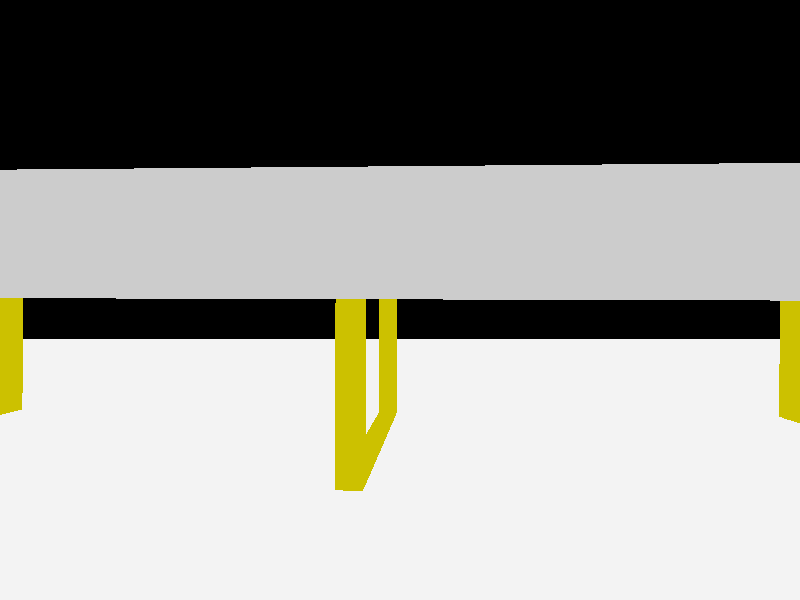

Here is the Python script that generated this plot:
from OpenGL.GL import *
from OpenGL.GLU import *
import glfw
import math
import numpy as np
import threading
import time
import png
from glb_helper import *
from gltflib import GLTF
import io

"""
This is a sandbox to test the synthetic camera functionality in Simumatik Open Emulation Platform.
Usage:
The camera class is a thread wich will render the scene data sent through the pipe.
"""

def Transform2Euler(transform):
    """ Converts transform in quaternion to transform in RPY angles in radians.
    This is a modified version of this:
    https://github.com/mrdoob/three.js/blob/22ed6755399fa180ede84bf18ff6cea0ad66f6c0/src/math/Matrix4.js#L24
    """
    [x, y, z, qx, qy, qz, qw] = transform

    t = 2 * (qx * qz + qw * qy)
    P = math.asin(max(min(1, t), -1))
    if abs(t) < 0.9999999:
        R = math.atan2(2.0 * (qw * qx - qy * qz), 1.0 - 2.0 * (qx * qx + qy * qy))
        Y = math.atan2(2.0 * (qw * qz - qx * qy), 1.0 - 2.0 * (qy * qy + qz * qz))
    else:
        R = math.atan2(2.0 * (qy * qz + qw * qx), 1.0 - 2.0 * (qx * qx + qz * qz))
        Y = 0

    return [x, y, z, R, P, Y]


class synthetic_camera(threading.Thread):

    def __init__(self, name:str='camera', pipe=None, width:int=800, height:int=600, vertical_fov:float=45.0, near:float=0.1, far:float=100.0, image_format:str='RGB', output_path:str='', send_response:bool=False):
        """ Constructor. """
        # Inherit
        threading.Thread.__init__(self, name=name, daemon=True)
        # Setup
        self.pipe = pipe
        self.running = True
        self.width = width
        self.height = height
        self.vertical_fov = vertical_fov
        self.near = near
        self.far = far
        self.format = image_format
        self.frame = [0, 0, 0, 0, 0, 0]
        self.output_path = output_path
        self.response = send_response


    def run(self):
        # Initialize environment
        if glfw.init():

            # Create window
            glfw.window_hint(glfw.VISIBLE, False)
            window = glfw.create_window(800, 600, "hidden window", None, None)
            glfw.make_context_current(window)

            # Initialize
            self.initialize()

            # Loop
            while self.running and self.pipe:
                # Check pipe
                if self.pipe.poll():
                    start = time.perf_counter()
                    self.render(self.pipe.recv())
                    if self.response:
                        dt = time.perf_counter() - start
                        self.pipe.send(f'Image {self.format} rendered in {int(dt*1e3)}ms')
                # Sleep
                time.sleep(1e-3)

            # Destroy camera
            glfw.destroy_window(window)

        # Terminate environment
        glfw.terminate() 


    def stop(self):
        """ Stop Thread."""
        self.running = False


    def initialize(self):
        """ Initializes OpenGL environment."""
        # Make the window's context current
        glDepthFunc(GL_LESS)    #Set the mode of the depth buffer
        glEnable(GL_TEXTURE_2D)
        glEnable(GL_DEPTH_TEST)
        glPolygonMode(GL_FRONT, GL_FILL)    
        glPolygonMode(GL_BACK, GL_FILL)     
        glShadeModel(GL_SMOOTH)                
        glMatrixMode(GL_PROJECTION)                 
        gluPerspective(self.vertical_fov, self.width/self.height, self.near, self.far)
        glMatrixMode(GL_MODELVIEW)


    def set_frame(self, frame:list=[0, 0, 0, 0, 0, 0, 1]):
        """ Sets the camera frame from [x, y, z, X, Y, Z, W]"""
        self.frame = Transform2Euler(frame)


    def render_Box(self, vectorLHW):
        """ Render a box given vector[Length, Height, Width]"""
        L=vectorLHW[0]/2
        H=vectorLHW[1]/2
        W=vectorLHW[2]/2
        glBegin(GL_QUADS)
        glVertex3f(-L, -H, -W);  glVertex3f(L, -H, -W); glVertex3f(L, -H, W); glVertex3f(-L, -H, W) #1 2 3 4
        glVertex3f(-L, H, -W); glVertex3f(L, H, -W); glVertex3f(L, H, W); glVertex3f(-L, H, W) #5 6 7 8
        glVertex3f(-L, -H, -W); glVertex3f(L, -H, -W); glVertex3f(L, H, -W); glVertex3f(-L, H, -W) #1 2 6 5
        glVertex3f(-L, -H, W); glVertex3f(L, -H, W); glVertex3f(L, H, W); glVertex3f(-L, H, W) #4 3 7 8
        glVertex3f(L, -H, -W); glVertex3f(L, -H, W); glVertex3f(L, H, W); glVertex3f(L, H, -W) #2 3 7 6
        glVertex3f(-L, -H, -W); glVertex3f(-L, -H, W); glVertex3f(-L, H, W); glVertex3f(-L, H, -W) #1 4 8 5
        glEnd()

        glBegin(GL_LINES)
        glColor3f(0, 0, 0)
        glVertex3f(-L, -H, -W); glVertex3f(L, -H, -W) #1 2
        glVertex3f(L, -H, -W); glVertex3f(L, -H, W) #2 3
        glVertex3f(L, -H, W); glVertex3f(-L, -H, W) #3 4
        glVertex3f(-L, -H, W); glVertex3f(-L, -H, -W) #4 1
        glVertex3f(-L, H, -W); glVertex3f(L, H, -W) #5 6
        glVertex3f(L, H, -W); glVertex3f(L, H, W) #6 7
        glVertex3f(-L, H, W); glVertex3f(-L, H, -W) #8 5
        glVertex3f(L, H, W); glVertex3f(-L, H, W) #7 8
        glVertex3f(-L, -H, -W); glVertex3f(-L, H, -W) #1 5
        glVertex3f(L, -H, -W); glVertex3f(L, H, -W) #2 6
        glVertex3f(L, -H, W); glVertex3f(L, H, W) #3 7
        glVertex3f(-L, -H, W); glVertex3f(-L, H, W) #4 8
        glColor3f(1, 1, 1)
        glEnd()


    def render_Capsule(self, radius, length):
        """ Render capsule given radius and length"""
        capsuleQ = gluNewQuadric()
        gluCylinder(capsuleQ, radius, radius, length, 100, 100)
        gluSphere(capsuleQ, radius, 36, 18)
        glTranslatef(0, 0, length)
        gluSphere(capsuleQ, radius, 36, 18)
        glTranslatef(0, 0, -length) #To get the camera as it was, just in case we don't use glPushMatrix before calling capsule


    def render_Cylinder(self, radius, length):
        """ Render cylinder given radius and length"""
        cylinderQ = gluNewQuadric()
        gluCylinder(cylinderQ, radius, radius, length, 100, 100)
        gluSphere(cylinderQ, radius, 36, 2)  
        glTranslate(0, 0, length)
        gluSphere(cylinderQ, radius, 36, 2)  
        glTranslate(0, 0, -length)  


    def render_Plane(self, normal):
        """ Render 2D plane given its normal vector"""
        xAngle=np.arctan2(normal[2],normal[1]) * (180/np.pi)
        yAngle=np.arctan2(normal[0],normal[2]) * (180/np.pi)
        zAngle=np.arctan2(normal[0],normal[1]) * (180/np.pi)
        glRotatef(xAngle, 1, 0, 0)
        glRotatef(yAngle, 0, 1, 0)
        glRotatef(zAngle, 0, 0, 1)
        glBegin(GL_QUADS)
        glColor3f(1, 0, 0)
        glVertex3f(-self.far, 0, self.far)        
        glVertex3f(self.far, 0, self.far)        
        glVertex3f(self.far, 0, -self.far)        
        glVertex3f(-self.far, 0, -self.far)
        glEnd()


    def draw_glb(self, path_to_file):
        _dtypes = {5120: "<i1",5121: "<u1",5122: "<i2",5123: "<u2",5125: "<u4",5126: "<f4"}
        _shapes = {"SCALAR": 1,"VEC2": (2),"VEC3": (3),"VEC4": (4),"MAT2": (2, 2),"MAT3": (3, 3),"MAT4": (4, 4)}
        #image_on = False
        #try:
        glb = GLTF.load_glb(path_to_file)
        # First level
        main_node = glb.model.scene # Scene is a pointer to the main node
        translation, rotation, scale = get_node_TRS(glb, main_node)
        node_mesh = glb.model.nodes[main_node].mesh
        
        # If node has a mesh
        if node_mesh is not None:
            mesh_data = get_mesh_data(glb, node_mesh, vertex_only=False)
            #save_texture_to_file()
            # A mesh may have several primitives
            for primitive in mesh_data['primitives']:
                vertices = primitive['POSITION']
                faces = np.reshape(primitive['indices'], (-1, 3))
                if primitive['TEXCOORD_0'] is not None:
                    UV = primitive['TEXCOORD_0']
                    text_ID = primitive['material'].pbrMetallicRoughness.baseColorTexture.index
                    _, texture_data = get_texture(glb, text_ID)
                    #print(len(str(texture_data)))
                    # tex_bytes = bytes()
                    # with open(tex_bytes, 'b') as f:
                    #     f.write(texture_data)

                    texture_array = np.array(tex_bytes, dtype=np.uint8)
                    print(texture_array.shape)
                    
                    r = png.Reader(bytes=texture_data)
                    #print(len(texture_data))
                    texture = glGenTextures(1)
                    glBindTexture(GL_TEXTURE_2D, texture)
                    glTexParameteri(GL_TEXTURE_2D, GL_TEXTURE_WRAP_S, GL_REPEAT)
                    glTexParameteri(GL_TEXTURE_2D, GL_TEXTURE_WRAP_T, GL_REPEAT)
                    glTexParameteri(GL_TEXTURE_2D, GL_TEXTURE_MIN_FILTER, GL_LINEAR)
                    glTexParameteri(GL_TEXTURE_2D, GL_TEXTURE_MAG_FILTER, GL_LINEAR)
                    #glTexImage2D(GL_TEXTURE_2D, 0, GL_RGB, 512, 512, 0, GL_RGB, GL_BYTE, texture_array)
                    glGenerateMipmap(GL_TEXTURE_2D)
                    #png.Reader(texture_data)
                    glBindTexture(GL_TEXTURE_2D, 0)

                print(f'Mesh {node_mesh} found with {len(vertices)} vertices.')
                print(f'Mesh {node_mesh} found with {len(faces)} faces.')

        # Second level
        if glb.model.nodes[main_node].children:
            # A node may have several child nodes
            for child_node in glb.model.nodes[main_node].children:
                translation, rotation, scale = get_node_TRS(glb, child_node)
                child_node_mesh = glb.model.nodes[child_node].mesh
                # If child node has a mesh
                if child_node_mesh is not None:
                    mesh_data = get_mesh_data(glb, child_node_mesh, vertex_only=False)
                    # A mesh may have several primitives
                    for primitive in mesh_data['primitives']:
                        vertices = primitive['POSITION']
                        faces = primitive['indices']
                        print(f'Mesh child {child_node_mesh} found with {len(vertices)} vertices.')
                        print(f'Mesh child {child_node_mesh} found with {len(faces)} faces.')
                    
        #except Exception as e:
        #    print('Exception loading', path_to_file, e)  


    def render(self, data:dict):
        ''' Main camera script.
        data: A dictionary containing objects to be rendered.
            'object_name':
                'frame': (float[7]) object global frame including position and transformation (quaternion) [x, y, z, qx, qy, qz, qw],
                'shapes': a dictionary of shapes included in the object
                    'shape_name':
                        'origin': (optional) (float[7]) shape local frame relative to the object [x, y, z, qx, qy, qz, qw],
                        'type': (str) shape type: 'plane', 'box', 'cylinder', 'sphere', 'capsule', 'mesh'
                        'attributes': shape specific attributes
                            # plane
                            'normal': (float[3]) x, y, z normal vector of the plane
                            # box
                            'size': (float[3]) x, y, z sizes of the box
                            # cylinder
                            'radius': (float) radius of the cylinder
                            'length': (float) length of the cylinder
                            # capsule
                            'radius': (float) radius of the capsule
                            'length': (float) length of the capsule
                            # sphere
                            'radius': (float) radius of the sphere
                            # mesh
                            'model': (str) path to the mesh model (GLB file)
                            'scale': (float[3]) x, y, z axis scale values of the mesh
        '''
        array_textures = [0, 0]
        textures = glGenTextures(2, array_textures)
        glBindTexture(GL_TEXTURE_2D, textures[0])
        glTexParameteri(GL_TEXTURE_2D, GL_TEXTURE_MAG_FILTER, GL_NEAREST)
        glTexParameteri(GL_TEXTURE_2D, GL_TEXTURE_MIN_FILTER, GL_NEAREST)
        glTexImage2D(GL_TEXTURE_2D, 0, GL_RGBA, self.width, self.height, 0, GL_RGB, GL_UNSIGNED_BYTE, None)
        glBindTexture(GL_TEXTURE_2D, 0)

        glBindTexture(GL_TEXTURE_2D, textures[1])
        glTexParameteri(GL_TEXTURE_2D, GL_TEXTURE_MAG_FILTER, GL_NEAREST)
        glTexParameteri(GL_TEXTURE_2D, GL_TEXTURE_MIN_FILTER, GL_NEAREST)
        glTexImage2D(GL_TEXTURE_2D, 0, GL_DEPTH_COMPONENT, self.width, self.height, 0, GL_DEPTH_COMPONENT, GL_FLOAT, None)
        glBindTexture(GL_TEXTURE_2D, 0)

        array_fbo = [0]
        fbo = glGenFramebuffers(1, array_fbo)
        glBindFramebuffer(GL_FRAMEBUFFER, fbo)
        glFramebufferTexture2D(GL_FRAMEBUFFER, GL_COLOR_ATTACHMENT0, GL_TEXTURE_2D, textures[0], 0)
        glFramebufferTexture2D(GL_FRAMEBUFFER, GL_DEPTH_ATTACHMENT, GL_TEXTURE_2D, textures[1], 0)

        glClear(GL_COLOR_BUFFER_BIT | GL_DEPTH_BUFFER_BIT) 

 
        # Example response
        # camera_transform = Transform()
        # camera_transform.setOrigin(Vector3(self.frame[0], self.frame[1], self.frame[2]))
        # camera_transform.setRotation(Quaternion.fromScalars(self.frame[3], self.frame[4], self.frame[5], self.frame[6]))
        # inv_camera_transform = camera_transform.inverse()
        # pos = inv_camera_transform.getOrigin()
        # rot = inv_camera_transform.getRotation()
        # print(f'Camera inv. position: {pos.x} {pos.y} {pos.z} (in meters)')
        # print(f'Camera inv. rotation: {rot.GetX()} {rot.GetY()} {rot.GetZ()} {rot.GetW()} (in quaternion)')


        # To load objects data
        for _, object_data in data.items():
            obj_frame = Transform2Euler(object_data.get('frame', [0, 0, 0, 0, 0, 0, 1]))

            for shape_name in object_data['shapes']:
                shape_orig = Transform2Euler(object_data['shapes'][shape_name].get('origin', [0, 0, 0, 0, 0, 0, 1]))
                shape_type = object_data['shapes'][shape_name].get('type')

                glLoadIdentity()
                glTranslatef(self.frame[0], self.frame[1], self.frame[2])
                glRotatef(self.frame[3], 1, 0, 0);  glRotatef(self.frame[4], 0, 1, 0);  glRotatef(self.frame[5], 0, 0, 1)
                glRotatef(-90, 1, 0, 0)

                glTranslatef(obj_frame[0]+shape_orig[0], obj_frame[1]+shape_orig[1], obj_frame[2]+shape_orig[2])
                glRotatef(obj_frame[3]+shape_orig[3], 1, 0, 0); glRotatef(obj_frame[4]+shape_orig[4], 0, 1, 0); glRotatef(obj_frame[5]+shape_orig[5], 0, 0, 1)

                if shape_type == 'plane':
                    self.render_Plane(object_data['shapes'][shape_name]['attributes'].get('normal'))
                elif shape_type == 'box':
                    self.render_Box(object_data['shapes'][shape_name]['attributes'].get('sizes'))
                elif shape_type == 'cylinder':
                    self.render_Cylinder(object_data['shapes'][shape_name]['attributes'].get('radius'), object_data['shapes'][shape_name]['attributes'].get('length'))
                elif shape_type == 'capsule':
                    self.render_Capsule(object_data['shapes'][shape_name]['attributes'].get('radius'), object_data['shapes'][shape_name]['attributes'].get('length'))
                elif shape_type == 'sphere':
                    sphereQ = gluNewQuadric()
                    gluSphere(sphereQ, object_data['shapes'][shape_name]['attributes'].get('radius'), 36, 18)
                elif shape_type == 'mesh':
                    # if 'cache' not in object_data['shapes'][shape_name]:
                    #     # Load cache
                    #     object_data['shapes'][shape_name]['cache'] = self.get_glb_cache(object_data['shapes'][shape_name])

                    # self.draw_glb(object_data['shapes'][shape_name]['cache'])
                    self.draw_glb(object_data['shapes'][shape_name]['attributes'].get('model'))
                    


        glBindFramebuffer(GL_FRAMEBUFFER, 0)
        
        # Generate RGB image
        if self.format == 'RGB':
            glBindTexture(GL_TEXTURE_2D, textures[0])
            color_str = glGetTexImage(GL_TEXTURE_2D, 0, GL_RGB, GL_UNSIGNED_BYTE)
            glBindTexture(GL_TEXTURE_2D, 0)
            color_data = np.frombuffer(color_str, dtype=np.uint8)
            matColor = np.frombuffer(color_data, dtype=np.uint8).reshape(self.height, self.width*3)      
            #cv2.imwrite(self.output_path, cv2.flip(matColor, 0))
            png.from_array(np.flip(matColor,0), mode="RGB").save(self.output_path)

        # Generate Grayscale image
        elif self.format == 'L':
            glBindTexture(GL_TEXTURE_2D, textures[0])
            color_str = glGetTexImage(GL_TEXTURE_2D, 0, GL_LUMINANCE, GL_UNSIGNED_BYTE)
            glBindTexture(GL_TEXTURE_2D, 0)
            color_data = np.frombuffer(color_str, dtype=np.uint8)
            matColor = np.frombuffer(color_data, dtype=np.uint8).reshape(self.height, self.width)
            #matL = cv2.cvtColor(matColor, cv2.COLOR_BGR2GRAY)
            #cv2.imwrite(self.output_path, cv2.flip(matL, 0))
            png.from_array(np.flip(matColor, 0), mode="L").save(self.output_path)

        # Generate Depth image
        elif self.format == 'D':
            glBindTexture(GL_TEXTURE_2D, textures[1])
            depth_str = glGetTexImage(GL_TEXTURE_2D, 0, GL_DEPTH_COMPONENT, GL_FLOAT)
            glBindTexture(GL_TEXTURE_2D, 0)
            depth_data = np.frombuffer(depth_str, dtype=np.float32)
            # Linearize depth values
            z = depth_data*2.0 - 1.0
            linearDepth = (2.0 * self.near * self.far) / (self.far + self.near - z * (self.far - self.near))
            linearDepth = linearDepth/self.far
            # Resize 1D matrix to 2D matrix
            matD = np.reshape((255-255*linearDepth).astype(np.uint8), (self.height, self.width))
            #cv2.imwrite(self.output_path, cv2.flip(matD, 0))
            #imsave('test.png', matD) #Sirve con skiimage
            png.from_array(np.flip(matD, 0), mode="L").save(self.output_path)
            
        elif self.format == 'RGBD':
            #Generate D data
                #Obtain the depth data in a numpy array
            glBindTexture(GL_TEXTURE_2D, textures[1])
            depth_str = glGetTexImage(GL_TEXTURE_2D, 0, GL_DEPTH_COMPONENT, GL_FLOAT)
            glBindTexture(GL_TEXTURE_2D, 0)
            depth_data = np.frombuffer(depth_str, dtype=np.float32)
                #Linearize depth values
            z = depth_data*2.0 - 1.0
            linearDepth = (2.0 * self.near * self.far) / (self.far + self.near - z * (self.far - self.near))
            linearDepth = linearDepth/self.far

            #Generate RGB data
            glBindTexture(GL_TEXTURE_2D, textures[0])
            color_str = glGetTexImage(GL_TEXTURE_2D, 0, GL_RGB, GL_UNSIGNED_BYTE)
            glBindTexture(GL_TEXTURE_2D, 0)
            color_data = np.frombuffer(color_str, dtype=np.uint8)
            rgbd_data = np.append(color_data, (0-0*linearDepth).astype('int'), axis=None).reshape(self.height, self.width*4)
            #print(type(rgbd_data))
            print(rgbd_data.shape)
            #matRGBD = np.frombuffer(rgbd_data).reshape(self.height, self.width*4)
            #print(matRGBD.shape)
            #matColor = np.frombuffer(color_data, dtype=np.uint8)
            #matRGBD = np.concatenate((matColor, matD255), axis=1)
            
            #Take RGBD matrix
            #matRGBD = np.empty((self.height, self.width*4))
            #matRGBD[:, :self.width*3] = matColor
            #matRGBD[:, self.width*3:self.width*4] = matD
            #print(matRGBD.shape)
            png.from_array(rgbd_data, mode="RGBA;16").save(self.output_path)
        

if __name__ == '__main__':
    import time
    from multiprocessing import Pipe
    # Create some dummy data
    data = {
        'floor': {
            'frame': [0, 0, 0, 0, 0, 0, 1],
            'shapes': {
                'plane':{
                    'type': 'plane',
                    'attributes': {
                        'normal': [0.0, 0.0, 1.0]
                    }
                }
            }
        },
        'test_box2': {
            'frame': [0, 0, 0, 0, 0, 0, 1],
            'shapes': {
                'box':{
                    'type': 'box',
                    'attributes': {
                        'sizes': [0.1, 0.1, 0.1]
                    }

                }
            }
        },
        'test_box': {
            'frame': [0, 0, 1, 0, 0, 0, 1],
            'shapes': {
                'box':{
                    'type': 'box',
                    'attributes': {
                        'sizes': [1.0, 1.0, 1.0]
                    }

                }
            }
        },
        'test_multibody': {
            'frame': [1, 2, 1, 0, 0, 0, 1],
            'shapes': {
                'shape_1':{
                    'type': 'box',
                    'attributes': {
                        'sizes': [0.5, 0.5, 0.5]
                    }
                },
                'shape_2':{
                    'origin': [-0.5, 0, 0, 0, 0, 0, 1],
                    'type': 'sphere',
                    'attributes': {
                        'radius': 0.3
                    }
                }
            }
        },
        'glb_archive': {
            'frame': [0, 0, 1, 0, 0, 0, 1],
            'shapes': {
                'glb_1':{
                    'type': 'mesh',
                    'attributes': {
                        'model': 'data/duck.glb',
                        'scale': [1, 1, 1]
                    }
                }
            }
        }
    }

    # Create camera
    pipe, camera_pipe = Pipe()
    camera = synthetic_camera(
        pipe=camera_pipe, 
        image_format='RGB', 
        output_path='test.png',
        send_response=True)
    camera.set_frame([-1, -1, -10, 0, 0, 0, 1])
    camera.start()
    print("Camera started.")
    # Loop
    counter = 0
    start = time.perf_counter()
    for i in range(1):
        pipe.send(data)
        print(pipe.recv())  
    # Stop
    camera.stop()
    camera.join()
    print("Camera destroyed.")